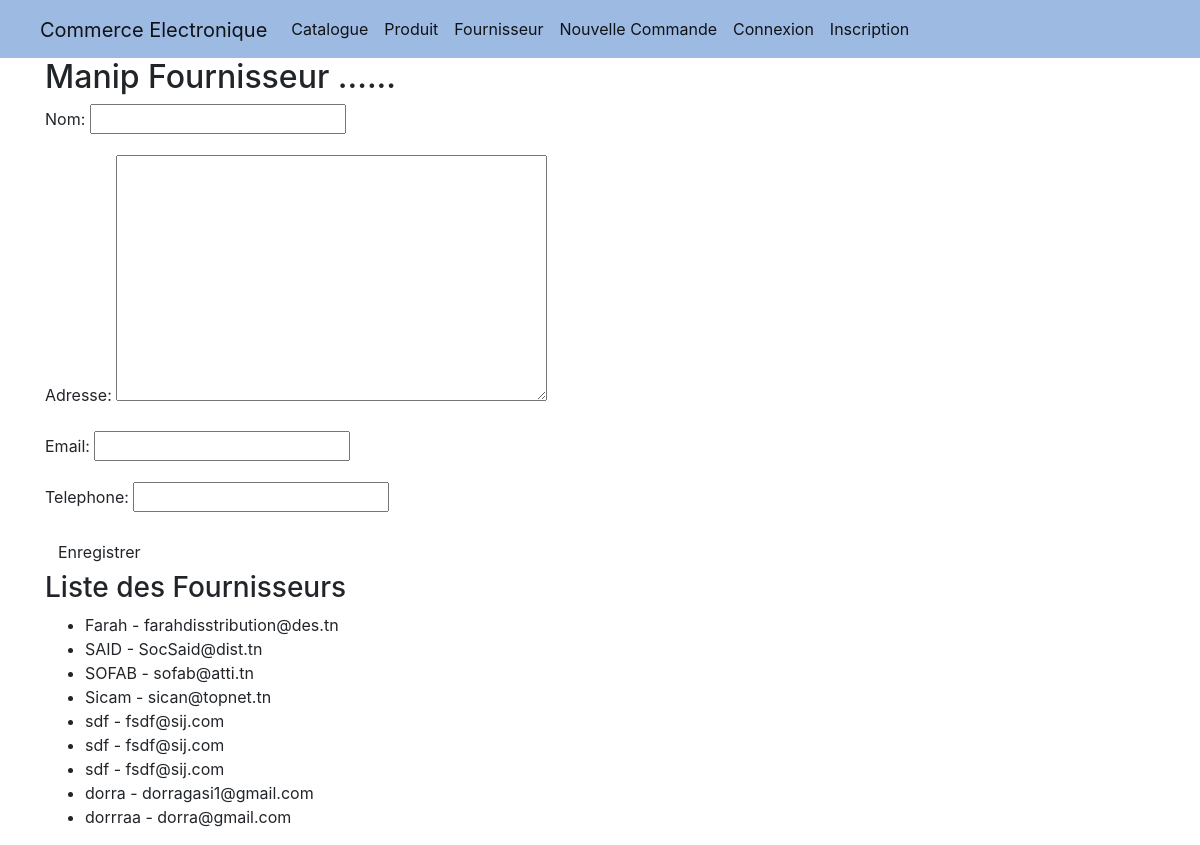
/magasin/majFournisseurs/, run on the app's committed database.
### magasin/models.py (models this page shows, shortened)
class Fournisseur(models.Model):
    nom = models.CharField(max_length=100)
    adresse = models.TextField()
    email = models.EmailField()
    telephone = models.CharField(max_length=8)

### magasin/views.py (the view)
# urls.py: path("majFournisseurs/", views.fournisseur, name="fournisseur"),
def fournisseur(request):
    if request.method == "POST":
        form = FournisseurForm(request.POST, request.FILES)
        if form.is_valid():
            form.save()
            form = FournisseurForm()
            messages.success(request, 'Fournisseur ajouté avec succès!')
        else:
            messages.error(request, 'Erreur lors de l’ajout du fournisseur.')
    else:
        form = FournisseurForm()
    fournisseurs = Fournisseur.objects.all()
    return render(request, "magasin/majFournisseurs.html", {"form": form, "fournisseurs": fournisseurs})

### magasin/forms.py
class FournisseurForm(ModelForm):
  class Meta :
    model = Fournisseur
    fields = "__all__" #pour tous les champs de la table

### magasin/templates/magasin/majFournisseurs.html
{% extends 'magasin/base.html' %} {% block content %}
<div class="pdt">
  <h2>Manip Fournisseur ......</h2>
</div>
<form method="POST" class="post-form">
  {% csrf_token %} {{ form.as_p }}
  <button type="submit" class="btn btn-default">Enregistrer</button>
</form>
<div class="fournisseur-list">
  <h3>Liste des Fournisseurs</h3>
  <ul>
    {% for fournisseur in fournisseurs %}
    <li>{{ fournisseur.nom }} - {{ fournisseur.email }}</li>
    {% empty %}
    <li>Aucun fournisseur disponible.</li>
    {% endfor %}
  </ul>
</div>
{% endblock %}

### data on the page
Fournisseur: nom "Farah", email "farahdisstribution@des.tn"
Fournisseur: nom "SAID", email "SocSaid@dist.tn"
Fournisseur: nom "SOFAB", email "sofab@atti.tn"
Fournisseur: nom "Sicam", email "sican@topnet.tn"
Fournisseur: nom "sdf", email "fsdf@sij.com"
Fournisseur: nom "sdf", email "fsdf@sij.com"
Fournisseur: nom "sdf", email "fsdf@sij.com"
Fournisseur: nom "dorra", email "dorragasi1@gmail.com"
Fournisseur: nom "dorrraa", email "dorra@gmail.com"
